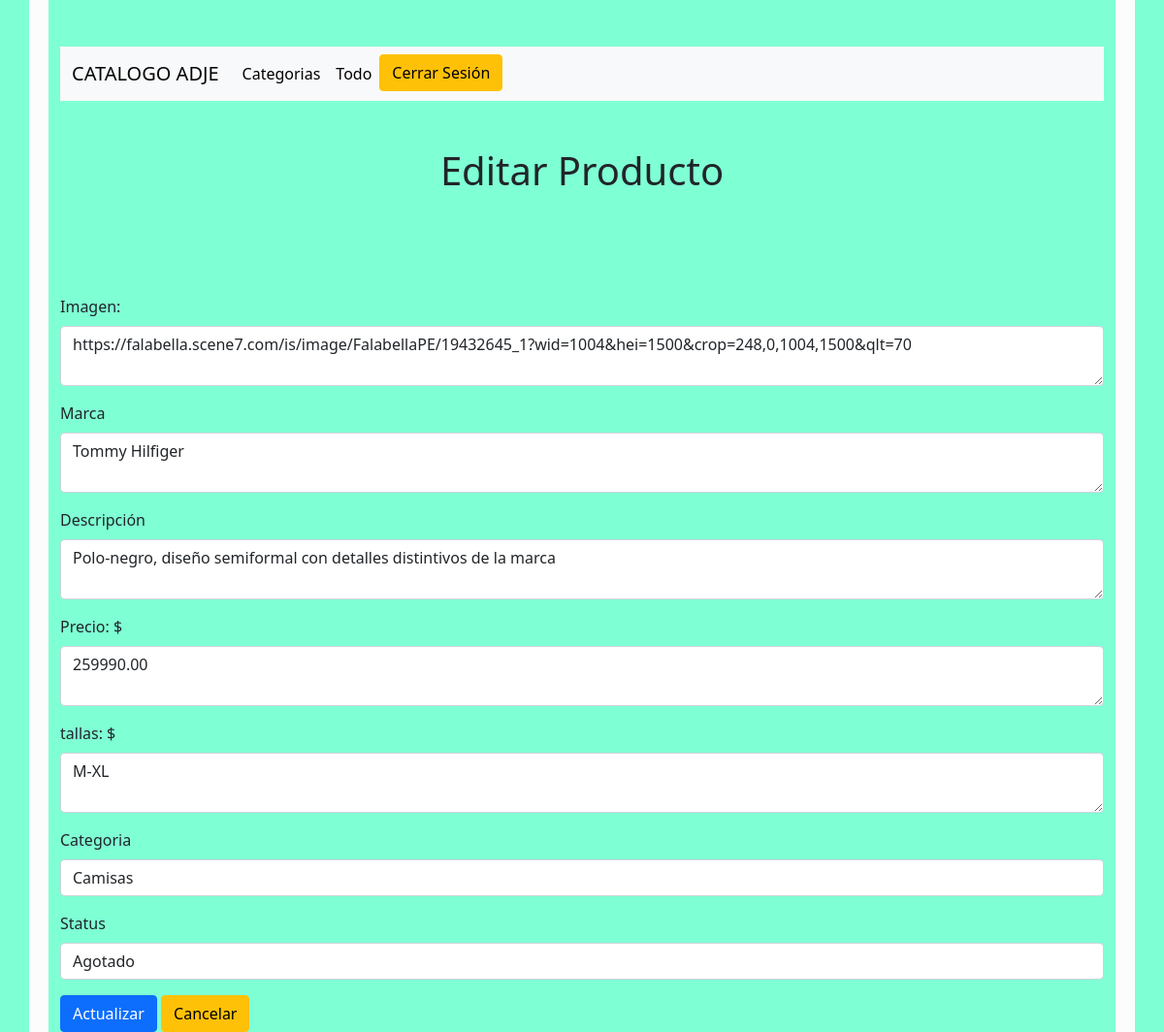
/task-edit/11/ (signed in), run on the app's committed database.
### todolist/models.py (models this page shows, shortened)
class Task(models.Model):
    imagen= models.TextField()
    title = models.CharField(max_length=300)
    description = models.TextField()
    precio=models.DecimalField(max_digits=10, decimal_places=2)
    tallas=models.TextField()
    done = models.BooleanField(default=False)
    user = models.ForeignKey(User,on_delete=models.CASCADE)
    project = models.ForeignKey(Project,on_delete=models.CASCADE)

### todolist/views.py (the view)
# urls.py: path('task-edit/<int:task_id>/',views.showUpdateTaskForm, name="tasks.edit"),
@login_required
def showUpdateTaskForm(request, task_id):
    projects = Project.objects.filter(user=request.user)
    task = get_object_or_404(Task, id=task_id)
    return render(request,'tasks/update.html',{
        "projects" : projects,
        "task": task
    })

### todolist/templates/tasks/update.html (shortened to what this page needs)
{% extends "layouts/base.html" %}
{% block content %}
<div class="d-flex justify-content-center align-items-center pt-5 pb-5">
    <h1 class="text-center">
        Editar Producto
    </h1>
</div>
<form action="{% url 'tasks.update' task.id %}" method="POST" class="pt-5">
    <div class="mb-3">
        <label for="imagen"class="form-label">Imagen: </label>
        <textarea type="text" class="form-control" id="imagen" name="imagen">{{ task.imagen }}</textarea>
    </div>
    <div class="mb-3">
        <label for="title" class="form-label">Marca</label>
        <textarea type="text" class="form-control" id="title" name="title">{{ task.title }}</textarea>
    </div>
    <div class="mb-3">
        <label for="description" class="form-label">Descripción</label>
        <textarea type="text" class="form-control" id="description" name="description">{{ task.description }}</textarea>
    </div>
    <div class="mb-3">
        <label for="precio" class="form-label"> Precio: $</label>
        <textarea type="number" class="form-control" id="precio" name="precio">{{task.precio}}</textarea>
    </div>
    <div class="mb-3">
        <label for="tallas" class="form-label"> tallas: $</label>
        <textarea type="text" class="form-control" id="tallas" name="tallas">{{task.tallas}}</textarea>
    </div>
    <div class="mb-3">
        <label for="project" class="form-label">Categoria</label>
        <select class="form-control" name="project_id" id="project">
            {% for project in projects %}
            {% if project.id == task.project_id %}
            <option value="{{ project.id }}" selected>{{ project.name }}</option>
            {% else %}
            <option value="{{ project.id }}">{{ project.name }}</option>
            {% endif %}
            {% endfor %}
        </select>
    </div>
    <div class="mb-3">
        <label for="done" class="form-label">Status</label>
        <select class="form-control" name="done" id="done">
            {% if task.done == 0 %}
            <option value="0" selected>Agotado</option>
            {% else %}
            <option value="0" >Agotado</option>
            {% endif %}
        </select>
    </div>
    <div class="row">
        <div class="col-sm-12 justify-content-start">
            <button type="submit" class="btn btn-primary">Actualizar</button>
            <a href="{% url 'tasks.list' %}" class="btn btn-warning">Cancelar</a>
        </div>
    </div>
</form>
{% endblock %}

### todolist/templates/layouts/base.html (style rules this page uses)
body { background-color: aquamarine; }

### data on the page
Task: imagen "https://falabella.scene7.com/is/image/FalabellaPE/19432645_1?wid=1004&hei=1500&crop=248,0,1004,1500&qlt=70", title "Tommy Hilfiger", description "Polo-negro, diseño semiformal con detalles distintivos de la marca", precio "259990.00", tallas "M-XL", done "Agotado"

### other printed values
form field project_id "Camisas"
